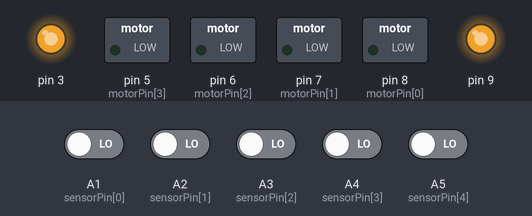
Bench run of a sketch on a simulated Arduino Uno, built with avr-gcc and run on an emulated ATmega328P. Shown: switched loads named in the sketch (green lamp = pin HIGH), output pins drawn as LEDs (lit = HIGH). The inputs (shaded band) are chosen by the test bench; at power-on: A1 (sensorPin[0]), A2 (sensorPin[1]), A3 (sensorPin[2]), A4 (sensorPin[3]), A5 (sensorPin[4]) LOW.

Above: at 1.2 s.
1.3 s: A1 (sensorPin[0]) driven HIGH
At 2.2 s:
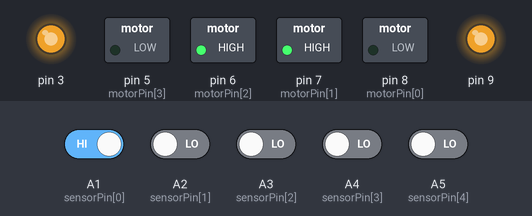
2.8 s: A3 (sensorPin[2]) driven HIGH
At 3.3 s:
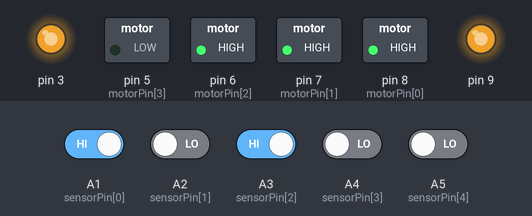
4.3 s: A5 (sensorPin[4]) driven HIGH
At 5.5 s:
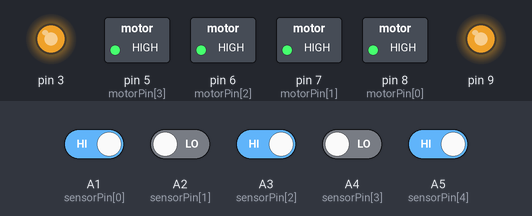
5.8 s: A1 (sensorPin[0]) driven LOW
At 6.8 s:
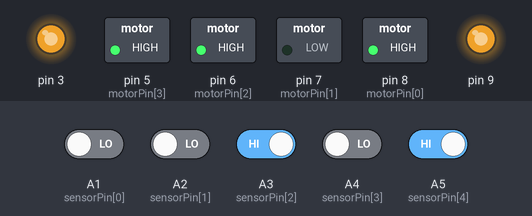
7.3 s: A3 (sensorPin[2]) driven LOW
At 8.0 s:
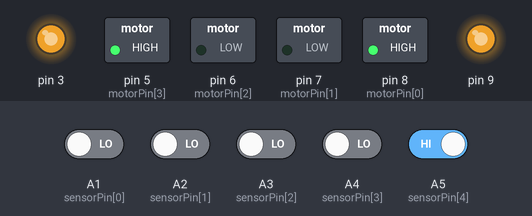
8.8 s: A2 (sensorPin[1]) driven HIGH
At 9.1 s:
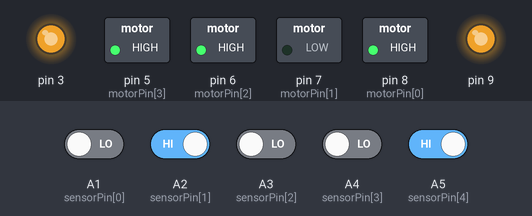
Timing chart, 0 to 11.3 s (numbered marks = the images above; inputs shaded):
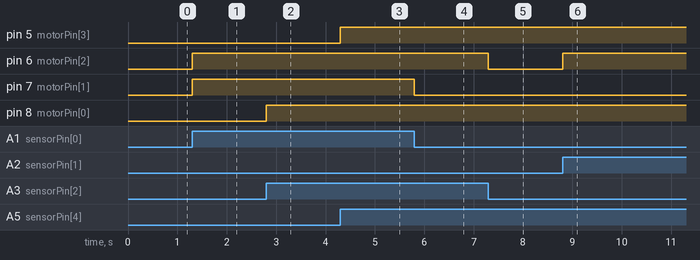

The sketch:

LineTracerV3.ino
```cpp
const int sensorPin[5] = {A1, A2, A3, A4, A5};  // LM, L, C, R, RM
const int motorPin[4] = {8, 7, 6, 5};           // LF, LR, RF, RR
const byte comp[4] = {0x1C, 0x01, 0x07, 0x10};  //const byte comp[4] = {0x10, 0x07, 0x01, 0x1C};  //10000, 00111, 00001, 11100

void setup() {
  for (int pin : sensorPin) pinMode(pin, INPUT);  //Set all the sensor pin as INPUT
  for (int pin : motorPin)  pinMode(pin, OUTPUT); //Set all the motor drive pin as OUTPUT
  analogWrite(3, 220); // Set the PWM for ENA
  analogWrite(9, 220); // Set the PWM for ENB
}

void loop() {
  byte data = 0; //Create a new variable
  for (int i; i < 5; i++) data |= digitalRead(sensorPin[i]) << i;    //Read the pin, shift the bit, combine with "data"
  for (int i; i < 4; i++) digitalWrite(motorPin[i], data & comp[i]); //Bitwise AND data with
}
```

Measured:
- after the input at 1.3 s, pin 6 (motorPin[2]), pin 7 (motorPin[1]): LOW → HIGH at once
- after the input at 2.8 s, pin 8 (motorPin[0]): LOW → HIGH at once
- after the input at 4.3 s, pin 5 (motorPin[3]): LOW → HIGH at once
- after the input at 5.8 s, pin 7 (motorPin[1]): HIGH → LOW at once
- after the input at 7.3 s, pin 6 (motorPin[2]): HIGH → LOW at once
- after the input at 8.8 s, pin 6 (motorPin[2]): LOW → HIGH at once
